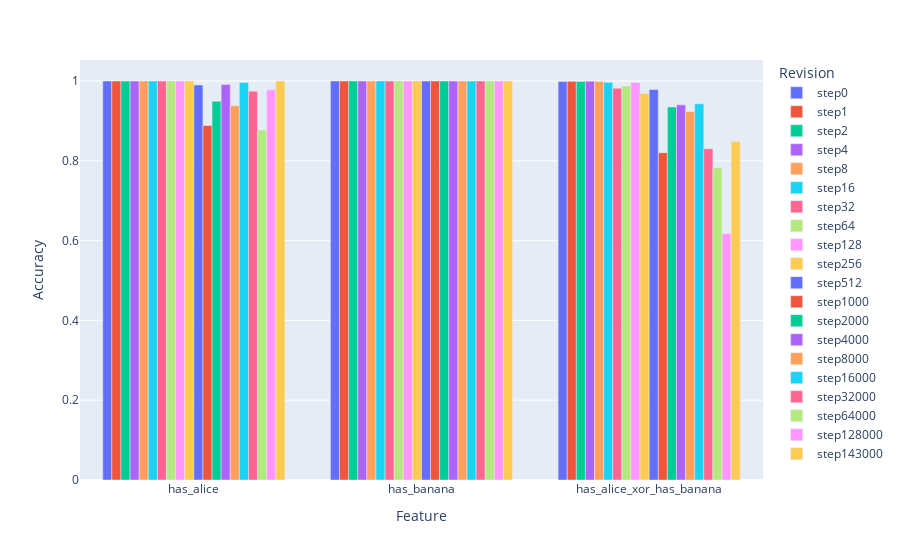

The notebook cell saved with this chart:
### Code cell
import plotly.express as px

all_accs_f = {k: {k2: v2.item() for k2, v2 in v.items()} for k, v in all_accs_val.items()}

fig = px.bar(all_accs_f, barmode='group')
fig.update_layout(xaxis_title="Feature", yaxis_title="Accuracy", legend_title="Revision")
fig.show()

### Figure 1 — Plotly figure (JSON) as saved in the notebook; plotly's stock layout.template omitted (floating-point values rounded to 4 significant figures)
{"data": [{"alignmentgroup": "True", "hovertemplate": "variable=step0<br>index=%{x}<br>value=%{y}<extra></extra>", "legendgroup": "step0", "marker": {"color": "#636efa", "pattern": {"shape": ""}}, "name": "step0", "offsetgroup": "step0", "orientation": "v", "showlegend": true, "textposition": "auto", "type": "bar", "x": ["has_alice", "has_banana", "has_alice_xor_has_banana"], "xaxis": "x", "y": [1, 1, 0.9987], "yaxis": "y"}, {"alignmentgroup": "True", "hovertemplate": "variable=step1<br>index=%{x}<br>value=%{y}<extra></extra>", "legendgroup": "step1", "marker": {"color": "#EF553B", "pattern": {"shape": ""}}, "name": "step1", "offsetgroup": "step1", "orientation": "v", "showlegend": true, "textposition": "auto", "type": "bar", "x": ["has_alice", "has_banana", "has_alice_xor_has_banana"], "xaxis": "x", "y": [1, 1, 0.9993], "yaxis": "y"}, {"alignmentgroup": "True", "hovertemplate": "variable=step2<br>index=%{x}<br>value=%{y}<extra></extra>", "legendgroup": "step2", "marker": {"color": "#00cc96", "pattern": {"shape": ""}}, "name": "step2", "offsetgroup": "step2", "orientation": "v", "showlegend": true, "textposition": "auto", "type": "bar", "x": ["has_alice", "has_banana", "has_alice_xor_has_banana"], "xaxis": "x", "y": [1, 1, 0.999], "yaxis": "y"}, {"alignmentgroup": "True", "hovertemplate": "variable=step4<br>index=%{x}<br>value=%{y}<extra></extra>", "legendgroup": "step4", "marker": {"color": "#ab63fa", "pattern": {"shape": ""}}, "name": "step4", "offsetgroup": "step4", "orientation": "v", "showlegend": true, "textposition": "auto", "type": "bar", "x": ["has_alice", "has_banana", "has_alice_xor_has_banana"], "xaxis": "x", "y": [1, 1, 0.9997], "yaxis": "y"}, {"alignmentgroup": "True", "hovertemplate": "variable=step8<br>index=%{x}<br>value=%{y}<extra></extra>", "legendgroup": "step8", "marker": {"color": "#FFA15A", "pattern": {"shape": ""}}, "name": "step8", "offsetgroup": "step8", "orientation": "v", "showlegend": true, "textposition": "auto", "type": "bar", "x": ["has_alice", "has_banana", "has_alice_xor_has_banana"], "xaxis": "x", "y": [1, 1, 0.999], "yaxis": "y"}, {"alignmentgroup": "True", "hovertemplate": "variable=step16<br>index=%{x}<br>value=%{y}<extra></extra>", "legendgroup": "step16", "marker": {"color": "#19d3f3", "pattern": {"shape": ""}}, "name": "step16", "offsetgroup": "step16", "orientation": "v", "showlegend": true, "textposition": "auto", "type": "bar", "x": ["has_alice", "has_banana", "has_alice_xor_has_banana"], "xaxis": "x", "y": [1, 1, 0.9967], "yaxis": "y"}, {"alignmentgroup": "True", "hovertemplate": "variable=step32<br>index=%{x}<br>value=%{y}<extra></extra>", "legendgroup": "step32", "marker": {"color": "#FF6692", "pattern": {"shape": ""}}, "name": "step32", "offsetgroup": "step32", "orientation": "v", "showlegend": true, "textposition": "auto", "type": "bar", "x": ["has_alice", "has_banana", "has_alice_xor_has_banana"], "xaxis": "x", "y": [1, 1, 0.982], "yaxis": "y"}, {"alignmentgroup": "True", "hovertemplate": "variable=step64<br>index=%{x}<br>value=%{y}<extra></extra>", "legendgroup": "step64", "marker": {"color": "#B6E880", "pattern": {"shape": ""}}, "name": "step64", "offsetgroup": "step64", "orientation": "v", "showlegend": true, "textposition": "auto", "type": "bar", "x": ["has_alice", "has_banana", "has_alice_xor_has_banana"], "xaxis": "x", "y": [1, 1, 0.9876], "yaxis": "y"}, {"alignmentgroup": "True", "hovertemplate": "variable=step128<br>index=%{x}<br>value=%{y}<extra></extra>", "legendgroup": "step128", "marker": {"color": "#FF97FF", "pattern": {"shape": ""}}, "name": "step128", "offsetgroup": "step128", "orientation": "v", "showlegend": true, "textposition": "auto", "type": "bar", "x": ["has_alice", "has_banana", "has_alice_xor_has_banana"], "xaxis": "x", "y": [1, 1, 0.996], "yaxis": "y"}, {"alignmentgroup": "True", "hovertemplate": "variable=step256<br>index=%{x}<br>value=%{y}<extra></extra>", "legendgroup": "step256", "marker": {"color": "#FECB52", "pattern": {"shape": ""}}, "name": "step256", "offsetgroup": "step256", "orientation": "v", "showlegend": true, "textposition": "auto", "type": "bar", "x": ["has_alice", "has_banana", "has_alice_xor_has_banana"], "xaxis": "x", "y": [1, 1, 0.9689], "yaxis": "y"}, {"alignmentgroup": "True", "hovertemplate": "variable=step512<br>index=%{x}<br>value=%{y}<extra></extra>", "legendgroup": "step512", "marker": {"color": "#636efa", "pattern": {"shape": ""}}, "name": "step512", "offsetgroup": "step512", "orientation": "v", "showlegend": true, "textposition": "auto", "type": "bar", "x": ["has_alice", "has_banana", "has_alice_xor_has_banana"], "xaxis": "x", "y": [0.99, 1, 0.9786], "yaxis": "y"}, {"alignmentgroup": "True", "hovertemplate": "variable=step1000<br>index=%{x}<br>value=%{y}<extra></extra>", "legendgroup": "step1000", "marker": {"color": "#EF553B", "pattern": {"shape": ""}}, "name": "step1000", "offsetgroup": "step1000", "orientation": "v", "showlegend": true, "textposition": "auto", "type": "bar", "x": ["has_alice", "has_banana", "has_alice_xor_has_banana"], "xaxis": "x", "y": [0.8884, 1, 0.8202], "yaxis": "y"}, {"alignmentgroup": "True", "hovertemplate": "variable=step2000<br>index=%{x}<br>value=%{y}<extra></extra>", "legendgroup": "step2000", "marker": {"color": "#00cc96", "pattern": {"shape": ""}}, "name": "step2000", "offsetgroup": "step2000", "orientation": "v", "showlegend": true, "textposition": "auto", "type": "bar", "x": ["has_alice", "has_banana", "has_alice_xor_has_banana"], "xaxis": "x", "y": [0.9492, 1, 0.9348], "yaxis": "y"}, {"alignmentgroup": "True", "hovertemplate": "variable=step4000<br>index=%{x}<br>value=%{y}<extra></extra>", "legendgroup": "step4000", "marker": {"color": "#ab63fa", "pattern": {"shape": ""}}, "name": "step4000", "offsetgroup": "step4000", "orientation": "v", "showlegend": true, "textposition": "auto", "type": "bar", "x": ["has_alice", "has_banana", "has_alice_xor_has_banana"], "xaxis": "x", "y": [0.9913, 1, 0.9402], "yaxis": "y"}, {"alignmentgroup": "True", "hovertemplate": "variable=step8000<br>index=%{x}<br>value=%{y}<extra></extra>", "legendgroup": "step8000", "marker": {"color": "#FFA15A", "pattern": {"shape": ""}}, "name": "step8000", "offsetgroup": "step8000", "orientation": "v", "showlegend": true, "textposition": "auto", "type": "bar", "x": ["has_alice", "has_banana", "has_alice_xor_has_banana"], "xaxis": "x", "y": [0.9378, 1, 0.9235], "yaxis": "y"}, {"alignmentgroup": "True", "hovertemplate": "variable=step16000<br>index=%{x}<br>value=%{y}<extra></extra>", "legendgroup": "step16000", "marker": {"color": "#19d3f3", "pattern": {"shape": ""}}, "name": "step16000", "offsetgroup": "step16000", "orientation": "v", "showlegend": true, "textposition": "auto", "type": "bar", "x": ["has_alice", "has_banana", "has_alice_xor_has_banana"], "xaxis": "x", "y": [0.9963, 1, 0.9428], "yaxis": "y"}, {"alignmentgroup": "True", "hovertemplate": "variable=step32000<br>index=%{x}<br>value=%{y}<extra></extra>", "legendgroup": "step32000", "marker": {"color": "#FF6692", "pattern": {"shape": ""}}, "name": "step32000", "offsetgroup": "step32000", "orientation": "v", "showlegend": true, "textposition": "auto", "type": "bar", "x": ["has_alice", "has_banana", "has_alice_xor_has_banana"], "xaxis": "x", "y": [0.9746, 1, 0.8302], "yaxis": "y"}, {"alignmentgroup": "True", "hovertemplate": "variable=step64000<br>index=%{x}<br>value=%{y}<extra></extra>", "legendgroup": "step64000", "marker": {"color": "#B6E880", "pattern": {"shape": ""}}, "name": "step64000", "offsetgroup": "step64000", "orientation": "v", "showlegend": true, "textposition": "auto", "type": "bar", "x": ["has_alice", "has_banana", "has_alice_xor_has_banana"], "xaxis": "x", "y": [0.877, 1, 0.7824], "yaxis": "y"}, {"alignmentgroup": "True", "hovertemplate": "variable=step128000<br>index=%{x}<br>value=%{y}<extra></extra>", "legendgroup": "step128000", "marker": {"color": "#FF97FF", "pattern": {"shape": ""}}, "name": "step128000", "offsetgroup": "step128000", "orientation": "v", "showlegend": true, "textposition": "auto", "type": "bar", "x": ["has_alice", "has_banana", "has_alice_xor_has_banana"], "xaxis": "x", "y": [0.9779, 1, 0.618], "yaxis": "y"}, {"alignmentgroup": "True", "hovertemplate": "variable=step143000<br>index=%{x}<br>value=%{y}<extra></extra>", "legendgroup": "step143000", "marker": {"color": "#FECB52", "pattern": {"shape": ""}}, "name": "step143000", "offsetgroup": "step143000", "orientation": "v", "showlegend": true, "textposition": "auto", "type": "bar", "x": ["has_alice", "has_banana", "has_alice_xor_has_banana"], "xaxis": "x", "y": [1, 1, 0.8483], "yaxis": "y"}], "layout": {"autosize": true, "barmode": "group", "legend": {"title": {"text": "Revision"}, "tracegroupgap": 0}, "margin": {"t": 60}, "xaxis": {"anchor": "y", "autorange": true, "domain": [0, 1], "range": [-0.5, 2.5], "title": {"text": "Feature"}, "type": "category"}, "yaxis": {"anchor": "x", "autorange": true, "domain": [0, 1], "range": [0, 1.053], "title": {"text": "Accuracy"}, "type": "linear"}}}
